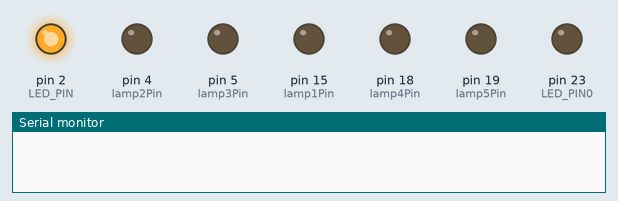
The sketch below on a simulated Arduino Mega 2560, built with avr-gcc and run on an emulated ATmega2560. Parts: output pins drawn as LEDs (lit = HIGH), the last lines printed to the serial monitor.

Above: at 0.2 s.
At 0.7 s:
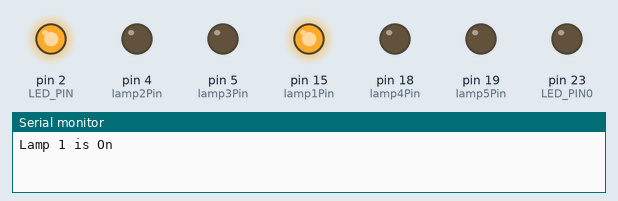
At 1.2 s:
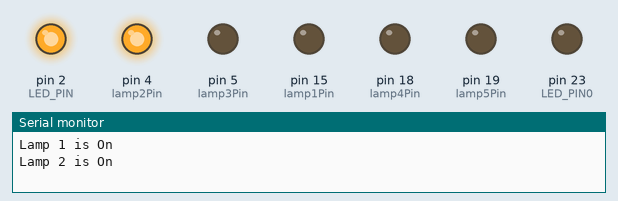
At 2.7 s:
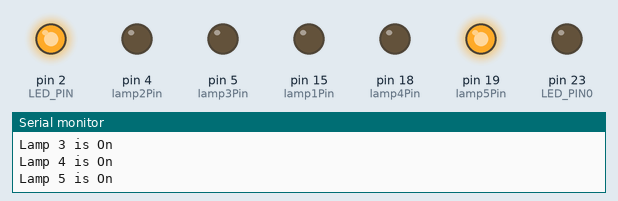
At 4.7 s:
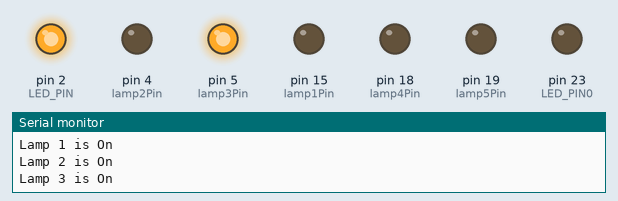
At 6.2 s:
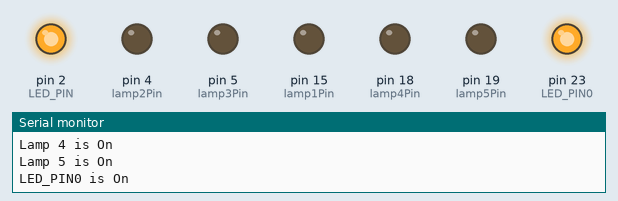
Timing chart, 0 to 6.9 s (numbered marks = the images above):
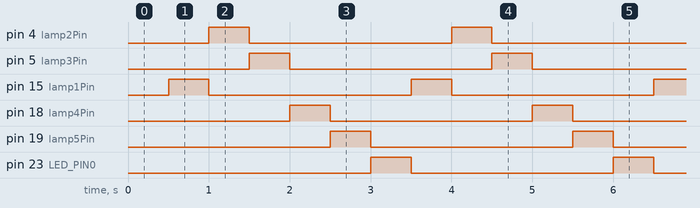

The sketch:

marchingOneTest.ino
```cpp
//#include <HTTPClient.h>
//#include <SoftwareSerial.h>
//#include <DFRobotDFPlayerMini.h>
//#include <LiquidCrystal_I2C.h>
//#include <Wire.h>


const int MUTE_BUTTON_PIN = 36; // GPIO 36 for the mute button
const int ON_OFF_BUTTON_PIN = 39; // GPIO 39 for the ON/OFF button

#define LED_PIN0 23// mute buttom  // D9 on PCB
#define LED_PIN 2 // GPIO 2 for the blue LED // ON OFF LED // D4 on PCB
const int lamp1Pin = 15; // lamp emergency L1 // D5 on PCB
const int lamp2Pin = 4; //lamp emergency L2 // D3 on PCB
const int lamp3Pin = 5; //lamp emergency L3 // D8 on PCB
const int lamp4Pin = 18;//lamp emergency L4 // D7 on PCB
const int lamp5Pin = 19;//lamp emergency L5 // D6 on PCB

unsigned long previousMillis = 0;
const long interval = 500; // Time each lamp stays on (in milliseconds)
int currentLamp = 1;
bool allLampsOff = true;


void setup() {
  // put your setup code here, to run once:
    Serial.begin(115200);
    pinMode(MUTE_BUTTON_PIN, INPUT_PULLUP); // Set mute button pin as input with pull-up
    pinMode(ON_OFF_BUTTON_PIN, INPUT_PULLUP); // Set ON/OFF button pin as input with pull-up
    pinMode(LED_PIN, OUTPUT);          // Set LED pin as output
    digitalWrite(LED_PIN, HIGH);        // Initialize LED to ON

    // Initialize lamp pins
    pinMode(lamp1Pin, OUTPUT);
    pinMode(lamp2Pin, OUTPUT);
    pinMode(lamp3Pin, OUTPUT);
    pinMode(lamp4Pin, OUTPUT);
    pinMode(lamp5Pin, OUTPUT);
    pinMode(LED_PIN0, OUTPUT);

}

void loop() {
  blinkLamp();// put your main code here, to run repeatedly:

}


void blinkLamp() {
    unsigned long currentMillis = millis();

    if (currentMillis - previousMillis >= interval) {
        previousMillis = currentMillis;

        // Turn off all lamps first
        digitalWrite(lamp1Pin, LOW);
        digitalWrite(lamp2Pin, LOW);
        digitalWrite(lamp3Pin, LOW);
        digitalWrite(lamp4Pin, LOW);
        digitalWrite(lamp5Pin, LOW);
        digitalWrite(LED_PIN0, LOW);

        // Turn on the current lamp
        switch (currentLamp) {
            case 1: digitalWrite(lamp1Pin, HIGH); Serial.println("Lamp 1 is On"); break;
            case 2: digitalWrite(lamp2Pin, HIGH); Serial.println("Lamp 2 is On"); break;
            case 3: digitalWrite(lamp3Pin, HIGH); Serial.println("Lamp 3 is On"); break;
            case 4: digitalWrite(lamp4Pin, HIGH); Serial.println("Lamp 4 is On"); break;
            case 5: digitalWrite(lamp5Pin, HIGH); Serial.println("Lamp 5 is On"); break;
            case 6: digitalWrite(LED_PIN0, HIGH); Serial.println("LED_PIN0 is On"); break;
        }

        // Move to the next lamp
        currentLamp++;
        if (currentLamp > 6) {
            currentLamp = 1; // Reset to the first lamp after the last one
        }
    }
}
```

Measured:
- by itself, pin 4 (lamp2Pin), pin 5 (lamp3Pin), pin 15 (lamp1Pin), pin 18 (lamp4Pin), pin 19 (lamp5Pin), pin 23 (LED_PIN0): alternates HIGH for 0.50 s and LOW for 2.5 s
- by itself, everything shown: repeats every 3.0 s, in 6 steps
